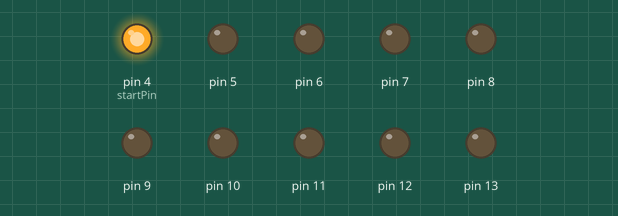
A sketch run on a simulated Arduino Uno, built with avr-gcc and run on an emulated ATmega328P. On the bench: output pins drawn as LEDs (lit = HIGH).

Above: at 0.1 s.
At 1.1 s:
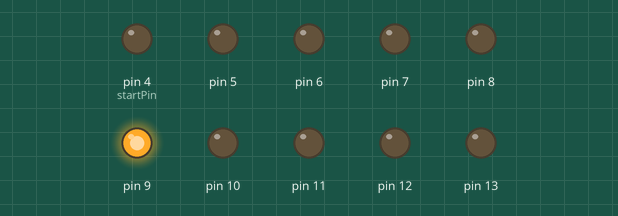
At 2.1 s:
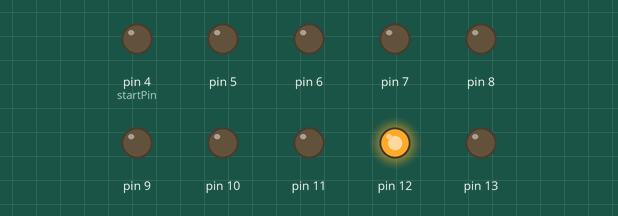
At 4.1 s:
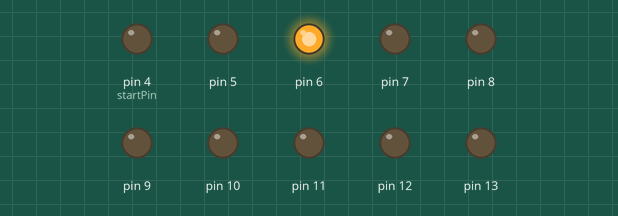
At 6.1 s:
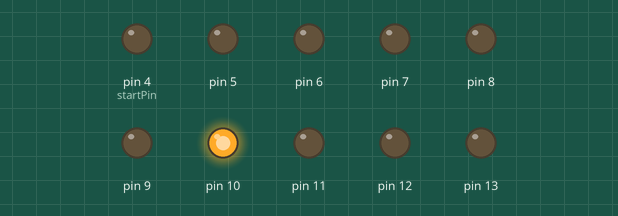
At 8.1 s:
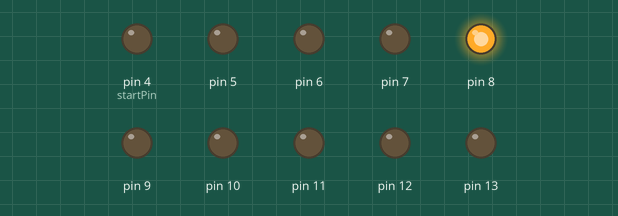
Timing chart, 0 to 8.4 s (numbered marks = the images above):
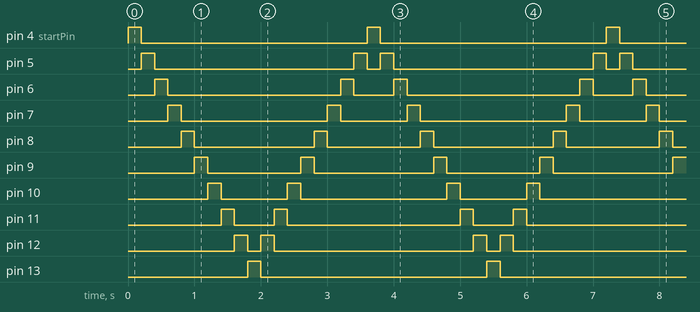

The sketch:

cylone.ino
```cpp
const int startPin = 4;
const int numLEDs = 10;
int currentLED = 0;
int direction = 1;

void setup() {

  for (int i = startPin; i < startPin + numLEDs; i++) {
    pinMode(i, OUTPUT);
  }

}

void loop() {
  digitalWrite(startPin + currentLED, HIGH);
  delay(200);
  digitalWrite(startPin + currentLED, LOW);
  currentLED += direction;
  if (currentLED < 1) {
    direction = 1;
  }
  if (currentLED >= numLEDs -1){
    direction = -1;
  }

}
```

Measured:
- by itself, pin 4 (startPin), pin 13: alternates HIGH for 0.20 s and LOW for 3.4 s
- by itself, pin 5: repeats every 3.6 s: LOW 3.0 s, HIGH 0.20 s, LOW 0.20 s, HIGH 0.20 s
- by itself, pin 6: repeats every 3.6 s: LOW 2.6 s, HIGH 0.20 s, LOW 0.60 s, HIGH 0.20 s
- by itself, pin 7: repeats every 3.6 s: LOW 2.2 s, HIGH 0.20 s, LOW 1.0 s, HIGH 0.20 s
- by itself, pin 8: repeats every 3.6 s: LOW 1.8 s, HIGH 0.20 s, LOW 1.4 s, HIGH 0.20 s
- by itself, pin 9: repeats every 3.6 s: LOW 1.4 s, HIGH 0.20 s, LOW 1.8 s, HIGH 0.20 s
- by itself, pin 10: repeats every 3.6 s: LOW 1.0 s, HIGH 0.20 s, LOW 2.2 s, HIGH 0.20 s
- by itself, pin 11: repeats every 3.6 s: LOW 0.60 s, HIGH 0.20 s, LOW 2.6 s, HIGH 0.20 s
